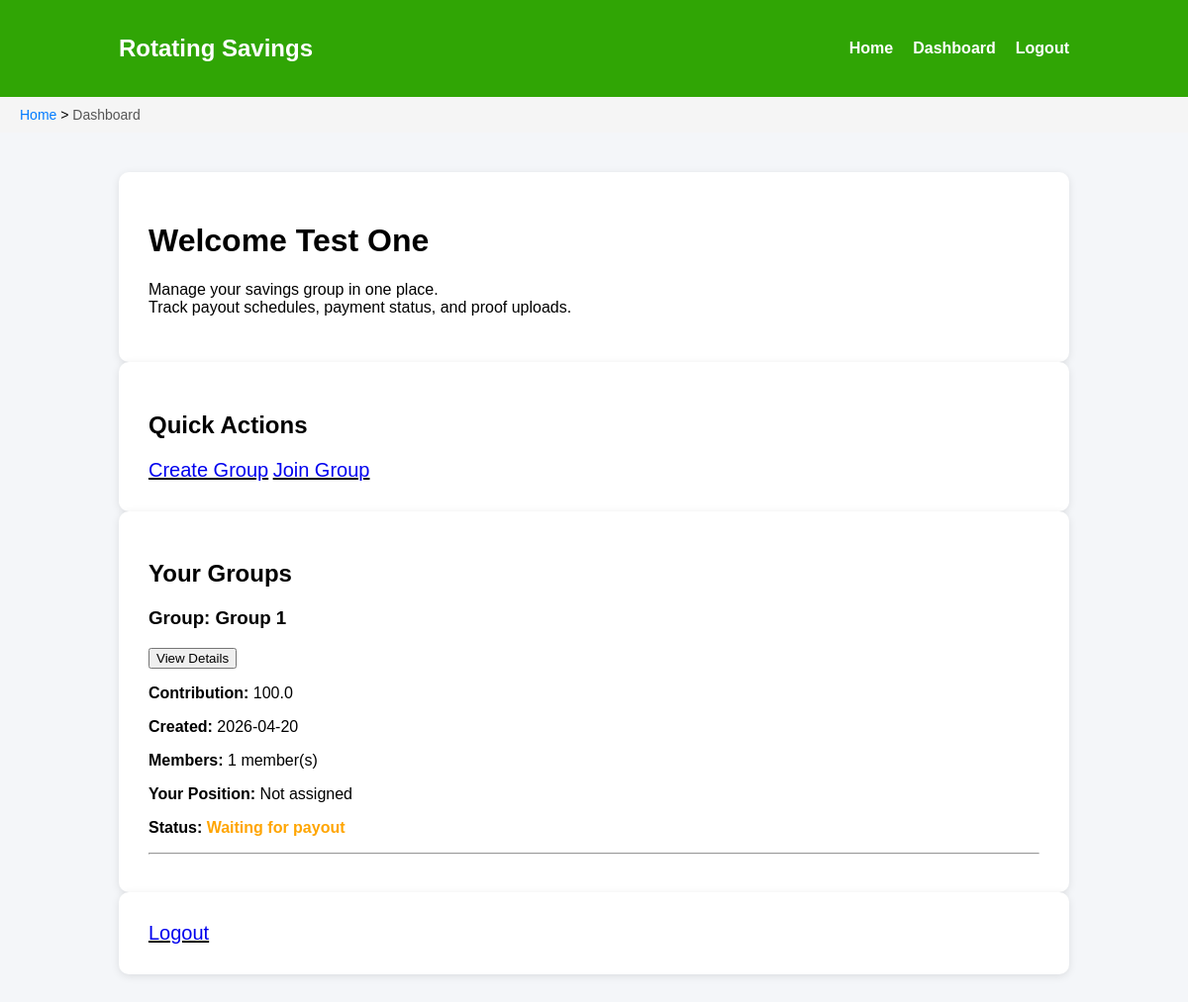
The page /dashboard (signed in) on the database its author committed.
### app/models.py (models this page shows, shortened)
class User(UserMixin, db.Model):
    id = db.Column(db.Integer, primary_key=True)
    full_name = db.Column(db.String(100), nullable=False)
    email = db.Column(db.String(120), unique=True, nullable=False)
    password_hash = db.Column(db.String(255), nullable=False)
    created_at = db.Column(db.DateTime, default=datetime.utcnow)     # Timestamp for account creation
    groups = db.relationship('GroupMember', back_populates='user')
    payments_made = db.relationship('Payment', foreign_keys='Payment.payer_id', backref='payer')
    payouts_received = db.relationship('PayoutSchedule', foreign_keys='PayoutSchedule.recipient_id',
                                       backref='recipient')

class GroupMember(db.Model):
    __table_args__ = (
        db.UniqueConstraint('user_id', 'group_id', name='unique_user_group'),
    )
    id = db.Column(db.Integer, primary_key=True)
    user_id = db.Column(db.Integer, db.ForeignKey('user.id'), nullable=False)
    group_id = db.Column(db.Integer, db.ForeignKey('group.id'), nullable=False)
    payout_position = db.Column(db.Integer)     # Order in which user receives payout (assigned randomly)
    has_received = db.Column(db.Boolean, default=False)      # Tracks whether user already received their payout
    user = db.relationship('User', back_populates='groups')
    group = db.relationship('Group', back_populates='members')

class Group(db.Model):
    id = db.Column(db.Integer, primary_key=True)
    name = db.Column(db.String(100), nullable=False)
    contribution_amount = db.Column(db.Float, nullable=False)      # Amount each member contributes per cycle
    payout_frequency_days = db.Column(db.Integer, default=14) # defines payout cycle frequency
    created_at = db.Column(db.DateTime, default=datetime.utcnow)
    owner_id = db.Column(db.Integer, db.ForeignKey('user.id'), nullable=False)
    members = db.relationship('GroupMember', back_populates='group', cascade="all, delete-orphan")      # All members in this group via GroupMember table
    payouts = db.relationship('PayoutSchedule', backref='group', lazy=True, cascade="all, delete-orphan")     # Payout schedule entries for this group

### app/routes.py (the view)
@main.route('/dashboard')
@login_required
def dashboard():
    memberships = list(current_user.groups)  # already gives GroupMember objects
    breadcrumbs = [
        {"label": "Home", "url": url_for('main.home')},
        {"label": "Dashboard", "url": None}
    ]
    return render_template('dashboard.html', memberships=memberships,
                           breadcrumb=breadcrumbs
                           )

### app/models.py (called while the page is built)
@login.user_loader
def load_user(user_id):
    return User.query.get(int(user_id))

### app/templates/dashboard.html (shortened to what this page needs)
{% extends "base.html" %}
{% block content %}
<div class="card">
    <h1>Welcome {{ current_user.full_name }}</h1>
    <p>
        Manage your savings group in one place.<br>
        Track payout schedules, payment status, and proof uploads.
    </p>
</div>
<div class="dashboard-actions card">
    <h2>Quick Actions</h2>
        <a href="{{ url_for('main.create_group') }}" class="buttons">Create Group</a>
        <a href="{{ url_for('main.groups') }}" class="buttons">Join Group</a>
</div>
<div class="user-groups card">
    <h2>Your Groups</h2>
    {% if memberships %}
        {% for membership in memberships %}
            <div id="group-{{ membership.group.id }}" class="group-card">
                <h3>Group: {{ membership.group.name }}</h3>
                <button class="btn-secondary" onclick="openModal({{ membership.group.id }})">
                    View Details
                </button>
                <p><strong>Contribution:</strong> {{ membership.group.contribution_amount }}</p>
                <p><strong>Created:</strong> {{ membership.group.created_at.strftime('%Y-%m-%d') }}</p>
                <p><strong>Members:</strong> {{ membership.group.members|length }} member(s)</p>
                <p><strong>Your Position:</strong>
                    {{ membership.payout_position if membership.payout_position else "Not assigned" }}
                </p>
                <p><strong>Status:</strong>
                    {% if membership.has_received %}
                        <span style="color: green;"><strong>Received payout</strong></span>
                    {% else %}
                        <span style="color: orange;"><strong>Waiting for payout</strong></span>
                    {% endif %}
                </p>
            </div>
            <hr>
        {% endfor %}
    {% else %}
        <p>You are not in any groups yet.</p>
    {% endif %}
</div>
<div class="logout card">
    <a href="{{ url_for('main.logout') }}" class="buttons">Logout</a>
</div>
{% endblock %}

### app/templates/base.html (shortened to what this page needs)
<!DOCTYPE html>
<html lang="en">
<head>
    <link rel="stylesheet" href="{{ url_for('static', filename='style.css') }}">
</head>
<body>
    <nav class="navbar">
        <div class="nav-container">
            <h2 class="logo">Rotating Savings</h2>
          <ul class="nav-links">
            <li><a href="{{ url_for('main.home') }}">Home</a></li>
            {% if current_user.is_authenticated %}
                <li><a href="{{ url_for('main.dashboard') }}">Dashboard</a></li>
                <li><a href="{{ url_for('main.logout') }}">Logout</a></li>
            {% else %}
                <li><a href="{{ url_for('main.login') }}">Login</a></li>
                <li><a href="{{ url_for('main.register') }}">Register</a></li>
            {% endif %}
        </ul>
        </div>
    </nav>
    <div class="breadcrumb">
        {% if breadcrumb %}
            {% for item in breadcrumb %}
                {% if not loop.last %}
                    <a href="{{ item.url }}">{{ item.label }}</a> &gt;
                {% else %}
                    <span>{{ item.label }}</span>
                {% endif %}
            {% endfor %}
        {% endif %}
    </div>
    <div class="container">
        {% block content %}
        {% endblock %}
    </div>
</body>
</html>

### app/static/style.css (style rules this page uses)
body { font-family: Arial, sans-serif; margin: 0; background-color: #f4f6f9; }
.navbar { background-color: #30a505; padding: 15px 0; }
.nav-container { width: 80%; margin: auto; display: flex; justify-content: space-between; align-items: center; }
.logo { color: white; }
.nav-links { list-style: none; display: flex; gap: 20px; }
.nav-links li a { text-decoration: none; color: white; font-weight: bold; }
.container { width: 80%; margin: 40px auto; }
.card { background: white; padding: 30px; border-radius: 10px; box-shadow: 0 2px 8px rgba(0,0,0,0.1); }
.buttons { font-size: 20px; background-color: white; text-decoration-color: black; border-radius: 5px; }
.breadcrumb { padding: 10px 20px; font-size: 14px; background: #f5f5f5; }
.breadcrumb a { text-decoration: none; color: #007bff; }
.breadcrumb span { color: #555; }

### rows shown on the page
User: full_name "Test One"
GroupMember: group.name "Group 1", group.contribution_amount "100.0", group.created_at "2026-04-20", group.members|length "1", payout_position "Not assigned", has_received "Waiting for payout"

### other values the page prints
{{ item.label }} "Home"
{{ item.label }} "Dashboard"
